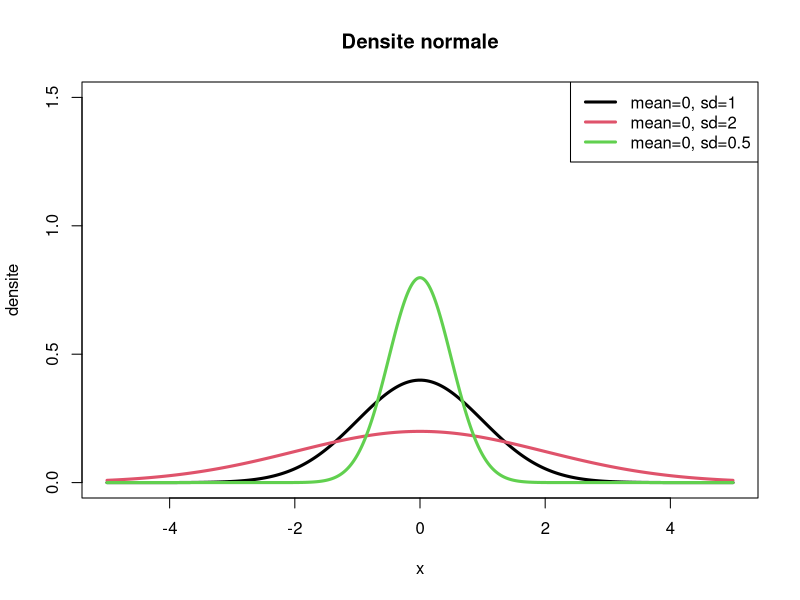
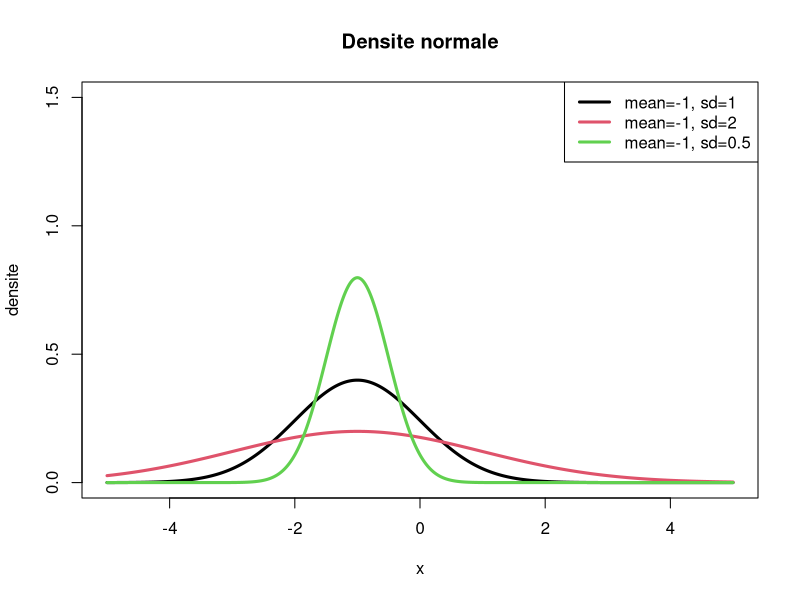
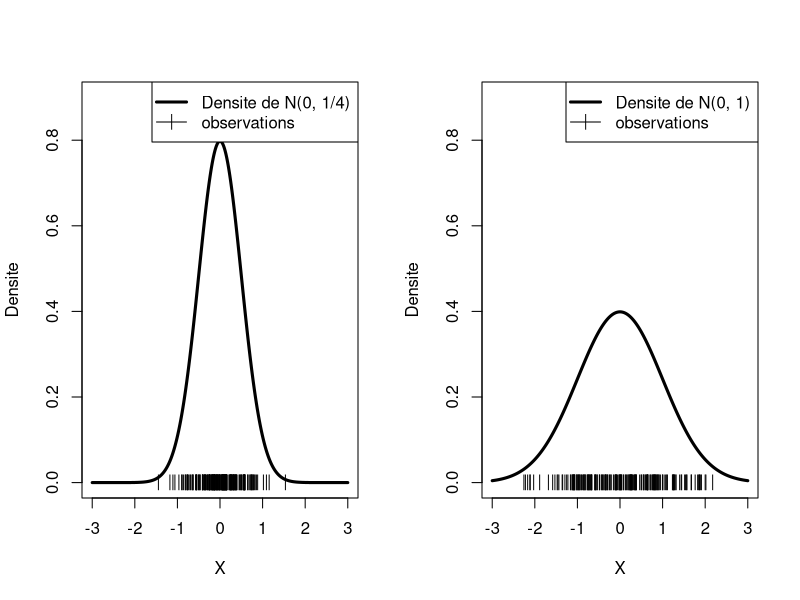
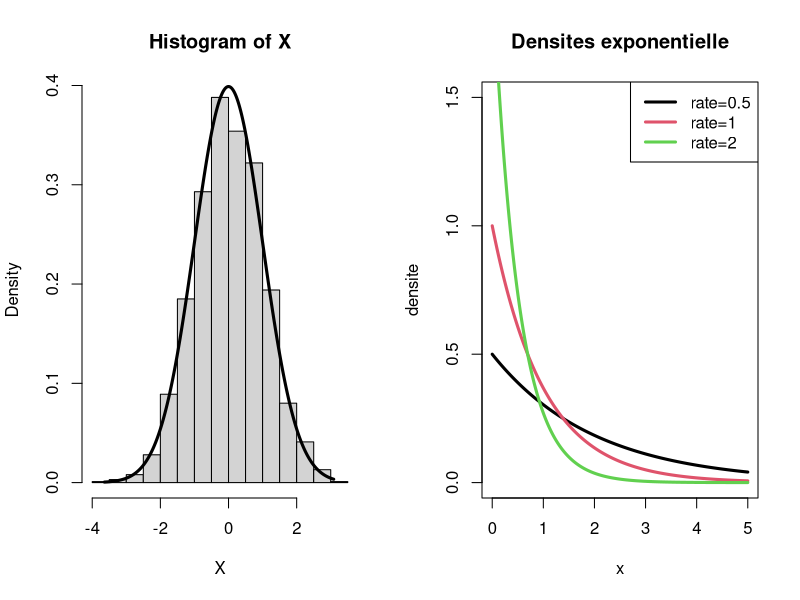
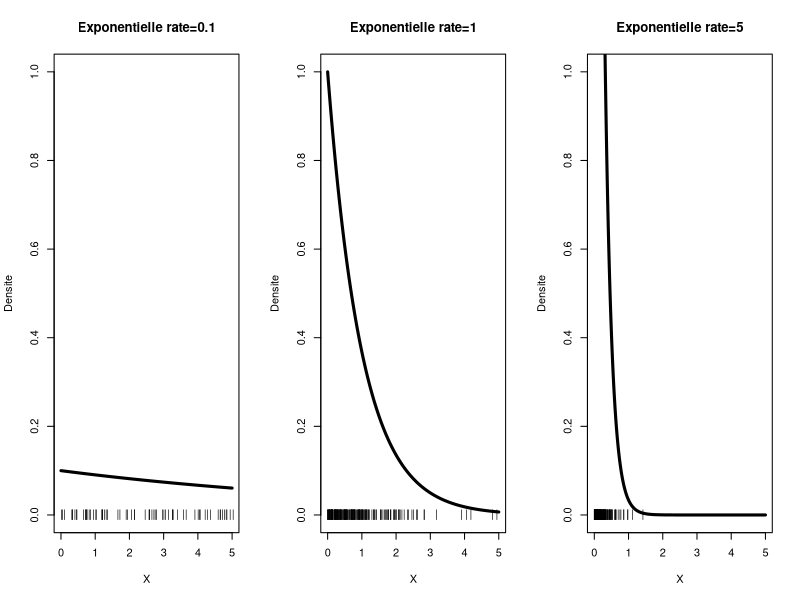
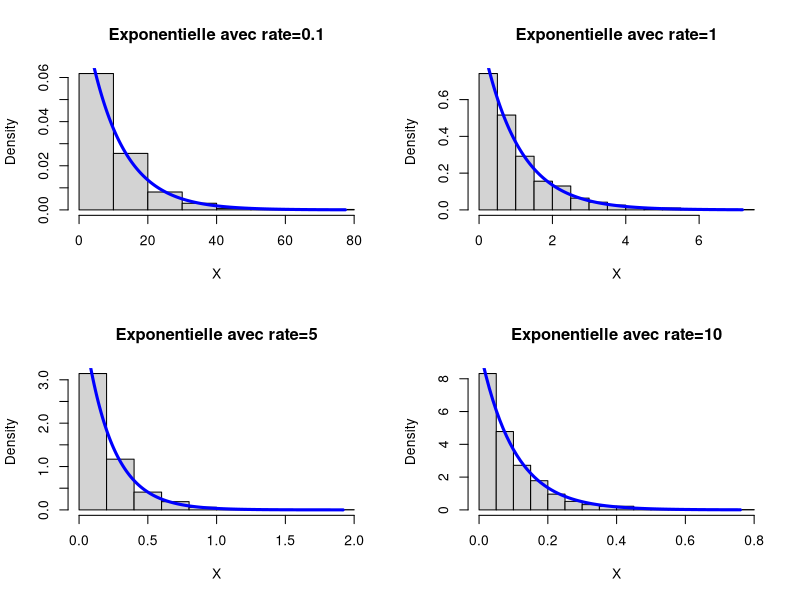
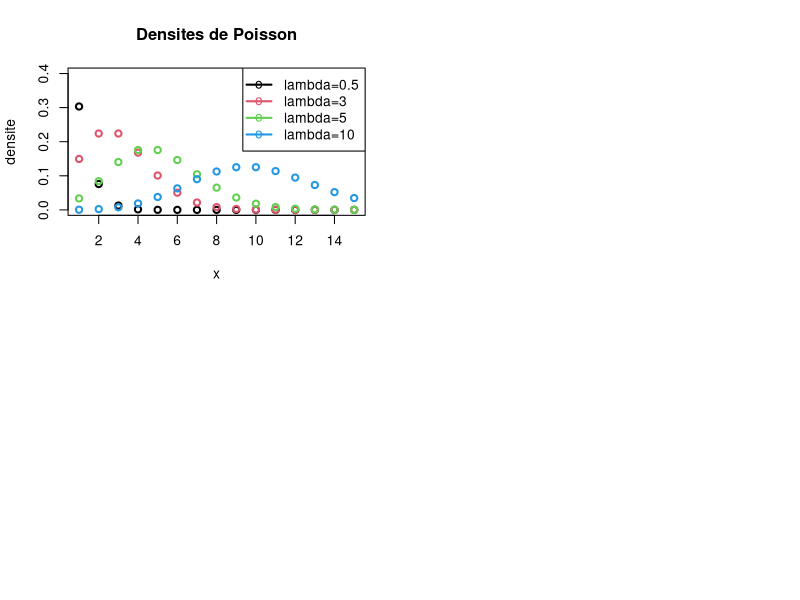
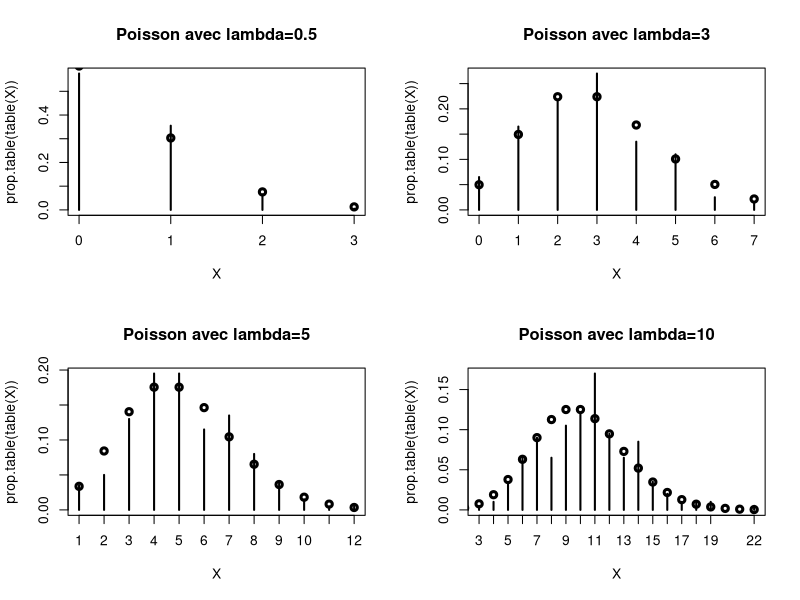

Reproduce these figures in R, in order.
## ---- chunk 1
x = seq(-5, 5, by=1/100)

plot(x, dnorm(x, mean=0, sd=1), type='l', col=1, lwd=3, ylab='densite', ylim=c(0, 1.5))
lines(x, dnorm(x, mean=0, sd=2), col=2, lwd=3)
lines(x, dnorm(x, mean=0, sd=0.5), col=3, lwd=3)
title('Densite normale')
legend("topright", legend=c('mean=0, sd=1', 'mean=0, sd=2', 'mean=0, sd=0.5'), 
       col=c(1, 2, 3), lwd=c(3, 3, 3))

plot(x, dnorm(x, mean=-1, sd=1), type='l', col=1, lwd=3, ylab='densite', ylim=c(0, 1.5))
lines(x, dnorm(x, mean=-1, sd=2), col=2, lwd=3)
lines(x, dnorm(x, mean=-1, sd=0.5), col=3, lwd=3)
title('Densite normale')
legend("topright", legend=c('mean=-1, sd=1', 'mean=-1, sd=2', 'mean=-1, sd=0.5'), 
       col=c(1, 2, 3), lwd=c(3, 3, 3))
## ---- chunk 2
n = 200
m = 0

par(mfrow=c(1, 2))
s = 0.5
X = rnorm(n, mean=m, sd=s)
zeros = rep(0, n)
plot(X, zeros, pch='|', ylim=c(0, 0.9), xlim=c(-3, 3), ylab='Densite')
x = seq(-3, 3, by = 1/100)
lines(x, dnorm(x, mean=m, sd=s), lwd=3)
title()
legend('topright', c('Densite de N(0, 1/4)', 'observations'), 
       pch=c('-', '|'), lwd=c(3, 1))

s = 1
X = rnorm(n, mean=m, sd=s)
zeros = rep(0, n)
plot(X, zeros, pch='|', ylim=c(0, 0.9), xlim=c(-3, 3), ylab='Densite')
x = seq(-3, 3, by = 1/100)
lines(x, dnorm(x, mean=m, sd=s), lwd=3)
title()
legend('topright', c('Densite de N(0, 1)', 'observations'), 
       pch=c('-', '|'), lwd=c(3, 1))
## ---- chunk 3
n = 2000
X = rnorm(n, mean=m, sd=s)
hist(X, breaks=20, freq=FALSE)
x = seq(min(X), max(X), by=1 / 100)
lines(x, dnorm(x, mean=m, sd=s), lwd=3)
## ---- chunk 4
rates = c(0.5, 1, 2)
x = seq(0, 5, by=1/100)

plot(x, dexp(x, rate=rates[1]), type='l', col=1, lwd=3, ylab='densite', ylim=c(0, 1.5))
lines(x, dexp(x, rate=rates[2]), col=2, lwd=3)
lines(x, dexp(x, rate=rates[3]), col=3, lwd=3)
title('Densites exponentielle')
legend("topright", legend=c('rate=0.5', 'rate=1', 'rate=2'), 
       col=c(1, 2, 3), lwd=c(3, 3, 3))
## ---- chunk 5
n = 200
par(mfrow=c(1, 3))
rates = c(0.1, 1, 5)

x = seq(0, 5, by=1/100)
X = rexp(n, rate=rates[1])
zeros = rep(0, n)
plot(X, zeros, pch='|', ylab='Densite', xlim=c(0, 5), ylim=c(0, 1))
lines(x, dexp(x, rate=rates[1]), type='l', col=1, lwd=3)
title('Exponentielle rate=0.1')
X = rexp(n, rate=rates[2])
zeros = rep(0, n)
plot(X, zeros, pch='|', ylab='Densite', xlim=c(0, 5), ylim=c(0, 1))
lines(x, dexp(x, rate=rates[2]), type='l', col=1, lwd=3)
title('Exponentielle rate=1')
X = rexp(n, rate=rates[3])
zeros = rep(0, n)
plot(X, zeros, pch='|', ylab='Densite', xlim=c(0, 5), ylim=c(0, 1))
lines(x, dexp(x, rate=rates[3]), type='l', col=1, lwd=3)
title('Exponentielle rate=5')
## ---- chunk 6
n = 1000

par(mfrow = c(2, 2))

rate = 0.1
X = rexp(n, rate=rate)
hist(X, freq=FALSE, main='')
x = seq(0, max(X), by=1/100)
lines(x, dexp(x, rate=rate), col='blue', lwd=3)

title('Exponentielle avec rate=0.1')

rate = 1
X = rexp(n, rate=rate)
hist(X, freq=FALSE, main='')
x = seq(0, max(X), by=1/100)
lines(x, dexp(x, rate=rate), col='blue', lwd=3)
title('Exponentielle avec rate=1')

rate = 5
X = rexp(n, rate=rate)
hist(X, freq=FALSE, main='')
x = seq(0, max(X), by=1/100)
lines(x, dexp(x, rate=rate), col='blue', lwd=3)
title('Exponentielle avec rate=5')

rate = 10
X = rexp(n, rate=rate)
hist(X, freq=FALSE, main='')
x = seq(0, max(X), by=1/100)
lines(x, dexp(x, rate=rate), col='blue', lwd=3)
title('Exponentielle avec rate=10')
## ---- chunk 7

x = 1:15
lambdas = c(0.5, 3, 5, 10)
plot(x, dpois(x, lambda=lambdas[1]),col=1, ylab='densite', ylim=c(0, 0.4), lwd=2)
points(x, dpois(x, lambda=lambdas[2]), col=2, lwd=2)
points(x, dpois(x, lambda=lambdas[3]), col=3, lwd=2)
points(x, dpois(x, lambda=lambdas[4]), col=4, lwd=2)
title('Densites de Poisson')
legend("topright", legend=c('lambda=0.5', 'lambda=3', 'lambda=5', 'lambda=10'), 
       col=c(1, 2, 3, 4), lwd=c(2, 2, 2, 2), pch='o')

## ---- chunk 8
n = 200

lambdas = c(0.5, 3, 5, 10)

par(mfrow = c(2, 2))
X = rpois(n, lambda=lambdas[1])
plot(prop.table(table(X)))
x = 0:max(X)
points(x, dpois(x, lambda=lambdas[1]), lwd=3)
title('Poisson avec lambda=0.5')

X = rpois(n, lambda=lambdas[2])
plot(prop.table(table(X)))
x = 0:max(X)
points(x, dpois(x, lambda=lambdas[2]), lwd=3)
title('Poisson avec lambda=3')

X = rpois(n, lambda=lambdas[3])
plot(prop.table(table(X)))
x = 0:max(X)
points(x, dpois(x, lambda=lambdas[3]), lwd=3)
title('Poisson avec lambda=5')

X = rpois(n, lambda=lambdas[4])
plot(prop.table(table(X)))
x = 0:max(X)
points(x, dpois(x, lambda=lambdas[4]), lwd=3)
title('Poisson avec lambda=10')

# freq = FALSE, breaks=max(X) + 1)
## ---- chunk 9
lambda = 3.
# Le nombre de simulations de binomiales
n_samples = 500
# Les valeurs de n dans les binomiales
sizes = c(10, 50, 500, 1000)
ylim = c(0, 0.3)

par(mfrow = c(2, 2))
for (size in sizes) {
  p = lambda / size
  X = rbinom(n=n_samples, p, size=size)
  plot(prop.table(table(X)), ylab = 'Density', ylim=ylim)
  title(paste("B(n, lambda / n) avec n=", toString(size)))
  x = 0:max(X)
  points(x, dpois(x, lambda=lambda), lwd=3, col='red')
}
## ---- chunk 10
B = 200
n_sampless = c(10, 50, 100, 5000)
xlim = c(-2, 2)
ylim = c(0, 1)

x = seq(-3, 3, by=1/100)

# On va considerer les echantillons de loi uniforme sur [a, b] avec a = -1 et b = 1
a = -1
b = 1
# L'esperance est 0 donc
m = 0
# Et la variance est (b - a)^2 / 12 = 1/3
v = 1 / 3

par(mfrow = c(2, 2))
for (n_samples in n_sampless) {
  X = matrix(runif(n=n_samples * B, min=a, max=b), nrow=n_samples, ncol=B)
  hist(sqrt(n_samples) * (colMeans(X) - m), breaks=15, freq=FALSE, main='', xlim=xlim, ylim=ylim)
  lines(x, dnorm(x, mean=m, sd=sqrt(v)), lwd=3, col="blue")
  title(paste("n=", toString(n_samples)))
}
  
## ---- chunk 11
B = 200
n_sampless = c(10, 50, 100, 5000)
xlim = c(-2, 2)
ylim = c(0, 1)

x = seq(-3, 3, by=1/100)

# On va considerer les echantillons de loi exponentielle d'intensite 2
rate = 2
# L'esperance est 
m = 1 / 2
# Et la variance
v = 1 / 4

par(mfrow = c(2, 2))
for (n_samples in n_sampless) {
  X = matrix(rexp(n=n_samples * B, rate=rate), nrow=n_samples, ncol=B)
  hist(sqrt(n_samples) * (colMeans(X) - m), breaks=15, freq=FALSE, main='', xlim=xlim, ylim=ylim)
  lines(x, dnorm(x, mean=0, sd=sqrt(v)), lwd=3, col="blue")
  title(paste("n=", toString(n_samples)))
}
## ---- chunk 12
B = 200
n_sampless = c(10, 50, 100, 5000)
xlim = c(-5, 5)
ylim = c(0, 0.4)

x = seq(-5, 5, by=1/100)

# On va considerer des echantillons de loi de Poisson d'intensite lambda
lambda = 2
# L'esperance est 
m = lambda
# Et la variance
v = lambda

par(mfrow = c(2, 2))
for (n_samples in n_sampless) {
  X = matrix(rpois(n=n_samples * B, lambda=lambda), nrow=n_samples, ncol=B)
  hist(sqrt(n_samples) * (colMeans(X) - m), breaks=15, freq=FALSE, main='', xlim=xlim, ylim=ylim)
  lines(x, dnorm(x, mean=0, sd=sqrt(v)), lwd=3, col="blue")
  title(paste("n=", toString(n_samples)))
}
## ---- chunk 13
lambda0 = 3
n = 100

X = rpois(n=n, lambda=lambda0)
lambdas = seq(1/100, 5, by=1/100)

log_vrai <- function(lambdas) {
  return(n * lambdas - log(lambdas) * sum(X) + sum(log(factorial(X))))
}
plot(lambdas, log_vrai(lambdas), type='l')
## ---- chunk 14
a0 = 4.2
lambda0 = 1.5
x = seq(0, 10, by=1/100)
y = dgamma(x, shape=a0, rate=lambda0)
plot(x, y, type='l')
## ---- chunk 15
n = 2000
# On simule des donnees de loi Gamma
X = rgamma(n, shape=a0, rate=lambda0)

# Cette fonction calcul la moins log-vraisemblance de la loi Gamma
# X est le jeu de donnees
# x est un vecteur a deux coordonnees qui contient a et lambda
log_lik = function(x) {
  return(- sum(log(dgamma(X, shape=x[1], rate=x[2]))))
}

# On initialise d'une facon ou d'une autre
shape_init = 1 / mean(X)
rate_init = mean(X)

# On cherche un minimiseur de cette fonction
# On utilise le solver "L-BFGS-B" (quasi-Newton), on indique une borne 
# inferieure pour les paramètres a et lambda (ils doivent être positifs)
res = optim(c(shape_init, rate_init), log_lik, method="L-BFGS-B", 
            lower=1e-10)

res$par
